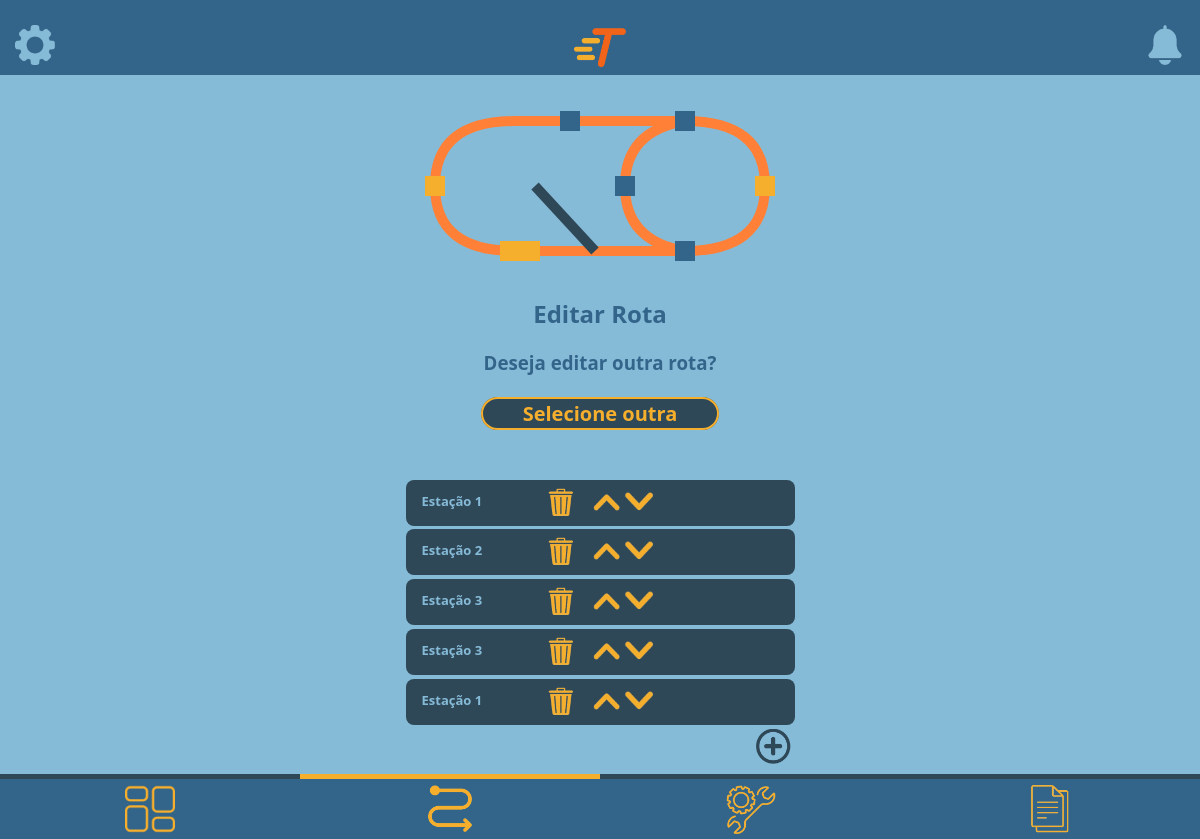
Screenshot of /sistema/private/user/gerenciadorDeRotas/editarRotas.php?id=1 (signed in) with the database file from the repository.
### tables this page shows
CREATE TABLE rotasEstacoes(
	idRota INT NOT NULL,
    idEstacao INT NOT NULL,
    ordem INT NOT NULL DEFAULT 1,
    FOREIGN KEY (idRota) REFERENCES rotas(id),
    FOREIGN KEY (idEstacao) REFERENCES estacoes(id),
    PRIMARY KEY (idRota, idEstacao, ordem)
);

### sistema/private/user/gerenciadorDeRotas/editarRotas.php (the view, shortened to what this page needs)
<?php
include '../../conexao/conexao.php';
$idRota = $_GET['id'];
$sqlRotas = "SELECT idRota, idEstacao, ordem FROM rotasEstacoes WHERE idRota = $idRota ORDER BY ordem";
$resultRotas = $conn->query($sqlRotas);
$estacoesMapa = [];
$resultRotas2 = $conn->query($sqlRotas);
$i = 0;
$CES = false;
$CEI = false;
$RCI = false;
$CDI = false;
$CDS = false;
$RCS = false;
$RES = false;
$RCC = false;
$CCI = false;
$CCS = false;
while($row = $resultRotas2->fetch_assoc()){
    $estacoesMapa[$i] = $row['idEstacao'];
    if($i > 0){
        if(($estacoesMapa[$i - 1] == 1 && $estacoesMapa[$i] == 2) || ($estacoesMapa[$i - 1] == 2 && $estacoesMapa[$i] == 1)) $CEI = true;
        if(($estacoesMapa[$i - 1] == 2 && $estacoesMapa[$i] == 3) || ($estacoesMapa[$i - 1] == 3 && $estacoesMapa[$i] == 2)) {$CES = true; $RES = true; $RCS = true;$CDS = true;}
        if($estacoesMapa[$i - 1] == 3 && $estacoesMapa[$i] == 3) {$CCI = true;$CCS = true;$CDI = true;$CDS = true;}
        if(($estacoesMapa[$i - 1] == 3 && $estacoesMapa[$i] == 1) || ($estacoesMapa[$i - 1] == 1 && $estacoesMapa[$i] == 3)) {$CDI = true;$RCI = true;}
    }
    $i++;
}
?>
<!DOCTYPE html>
<html lang="pt-BR">
<head>
    <link rel="stylesheet" href="../../../style/style.css">
</head>
<body>
<header class="headerPrincipal">
    <a href="../../../private/<?php if($_SESSION['tipo'] == 'admin'){echo 'admin/config/configAdmin.php';} else {echo 'user/config/configFuncionario.php';}?>"><img src="../../../assets/icons/header/engrenagemIcone.png" alt="Configurações"></a>
    <img src="../../../assets/logos/logoPequena.png" alt="Logo">
    <a href="../alertas.php"><img src="../../../assets/icons/header/sinoIcone.png" alt="Notificações"></a>
</header>
    <main>
        <div id="mapa" class="flexCentro">
            <svg id="svgMapaEditar">
                <path id="linhaCES" class="linhaMapa <?php if($CES){echo 'linhaMapaSelecionada';} ?>" d="M 10 75 Q 10 10 90 10" />
                <path id="linhaCEI" class="linhaMapa <?php if($CEI){echo 'linhaMapaSelecionada';} ?>" d="M 90 140 Q 10 140 10 75" />
                <path id="linhaRCI" class="linhaMapa <?php if($RCI){echo 'linhaMapaSelecionada';} ?>" d="M 90 140 260 140" />
                <path id="linhaCDI" class="linhaMapa <?php if($CDI){echo 'linhaMapaSelecionada';} ?>" d="M 260 140 Q 340 140 340 75" />
                <path id="linhaCDS" class="linhaMapa <?php if($CDS){echo 'linhaMapaSelecionada';} ?>" d="M 340 75 Q 340 10 260 10" />
                <path id="linhaRCS" class="linhaMapa <?php if($RCS){echo 'linhaMapaSelecionada';} ?>" d="M 145 10 260 10" />
                <path id="linhaRES" class="linhaMapa <?php if($RES){echo 'linhaMapaSelecionada';} ?>" d="M 90 10 145 10" />
                <path id="linhaRCC" class="linhaMapa <?php if($RCC){echo 'linhaMapaSelecionada';} ?>" d="M 170 140 110 75" />
                <path id="linhaCCI" class="linhaMapa <?php if($CCI){echo 'linhaMapaSelecionada';} ?>" d="M 260 140 Q 200 130 200 75" />
                <path id="linhaCCS" class="linhaMapa <?php if($CCS){echo 'linhaMapaSelecionada';} ?>" d="M 260 10 Q 200 20 200 75" />
                <rect x="135" y="00" width="20" height="20" class="quadradoMapa"/>
                <rect x="250" y="00" width="20" height="20" class="quadradoMapa"/>
                <rect x="330" y="65" width="20" height="20" class="quadradoMapaAmarelo"/>
                <rect x="190" y="65" width="20" height="20" class="quadradoMapa"/>
                <rect x="250" y="130" width="20" height="20" class="quadradoMapa"/>
                <rect x="75" y="130" width="40" height="20" class="quadradoMapaAmarelo"/>
                <rect x="0" y="65" width="20" height="20" class="quadradoMapaAmarelo"/>
            </svg>
        </div>
        <h2 class="tituloAzul" id="tituloPagina">Editar Rota</h2>
        <h3 class="textoCentral, tituloAzul">Deseja editar outra rota? <br> <br>
            <a class="textoAzulEscuro, botaoAmarelo" href="gerenciarRotas.php">Selecione outra</a>
        </h3>
        <div class="gridCentro">
            <div id="listaEstacoes">
                <?php
                while($row = $resultRotas->fetch_assoc()){
                    echo "<div class='estacoes'>
                    <div class='flex'>
                        <h3 class='textoAzul'>Estação {$row['idEstacao']}</h3>
                        <div class='flex'>
                            <a href='deletarEstacao.php?idRota={$row['idRota']}&ordem={$row['ordem']}' class='botaoSumir'><img src='../../../assets/icons/dashboard/deletar.png' class='iconeEditarEstacao' alt=''></a>
                            <a href='mudarPosEstacao_safe.php?idEstacao={$row['idEstacao']}&idRota={$row['idRota']}&ordemAtual={$row['ordem']}&operacao=subir' class='botaoSumir'><img src='../../../assets/icons/dashboard/irParaCima.png' class='moverEstacoesCima' alt=''></a>
                            <a href='mudarPosEstacao_safe.php?idEstacao={$row['idEstacao']}&idRota={$row['idRota']}&ordemAtual={$row['ordem']}&operacao=descer'><img src='../../../assets/icons/dashboard/irParaBaixo.png' class='moverEstacoesBaixo' alt=''></a>
                        </div>
                    </div>
                </div>";
                }
                ?>
            </div>
            <a href="inserirEstacaoRota.php?idRota=<?= $idRota ?>"><img class="iconeAddRota" src="../../../assets/icons/dashboard/botaoAdd.png" alt="Botão add rotas"></a>
        </div>
    <div class="espacoFooterPrincipal"></div>
    </main>
    <footer class="footerPrincipal">
        <div class="barraLinhaSelecao">
            <div class="linhaAmarela linhaPos2"></div>
        </div>
        <div class="navbar">
            <a href="../../../private/user/dashboard/dashboard.php"><img
                    src="../../../assets/icons/footer/dashboardIcone.png" alt="Dashboard"></a>
            <a href=""><img src="../../../assets/icons/footer/rotasIcone.png" alt="Rotas"></a>
            <a href="../manutencao/manutencao.php"><img src="../../../assets/icons/footer/manutencaoIcone.png"
                    alt="Manutenção"></a>
            <a href="../relatorios/relatorios.php"><img src="../../../assets/icons/footer/relatoriosIcone.png"
                    alt="Relatórios"></a>
        </div>
    </footer>
</body>
</html>

### sistema/style/style.css (style rules this page uses)
:root { --corAzulNormal: #33658a; --corAzulEscuro: #2f4858; --corAmarelo: #f6ae2d; --corAzulClaro: #86bbd8; --fonte-Segoe: 'Segoe UI', Tahoma, Geneva, Verdana, sans-serif; --fonte-OpenSans: OpenSans, Arial, Helvetica, sans-serif; --corLaranja: #f26419; }
.flex { display: flex; }
.flexCentro { display: flex; justify-content: center; align-items: center; }
.gridCentro { padding-top: 30px; display: grid; justify-content: center; }
.tituloAzul { color: var(--corAzulNormal); text-align: center; }
body { background-color: var(--corAzulClaro); margin: 0; min-height: 100vh; font-family: var(--fonte-Segoe); }
.headerPrincipal { background-color: var(--corAzulNormal); display: flex; justify-content: space-between; align-items: center; position: relative; padding: 25px 15px 5px 15px; }
.headerPrincipal img { height: 40px; }
.espacoFooterPrincipal { height: 70px; }
.footerPrincipal { position: fixed; width: 100%; bottom: 0; }
.footerPrincipal .navbar { background-color: var(--corAzulNormal); justify-content: center; display: flex; }
.navbar img { margin: 5px 17px; height: 50px; }
.navbar a { width: 25%; display: flex; justify-content: center; }
.barraLinhaSelecao { background-color: var(--corAzulEscuro); }
.linhaAmarela { background-color: var(--corAmarelo); padding-top: 5px; }
.linhaPos2 { margin-left: 25%; margin-right: 50%; }
.botaoSumir { background: transparent; border: none; padding: 0; margin: 0; display: inline-flex; align-items: center; justify-content: center; width: auto; height: auto; line-height: 0; cursor: pointer; }
.botaoSumir img { display: block; pointer-events: none; }
.botaoAmarelo { text-decoration: none; color: var(--corAmarelo); font-weight: bold; background-color: var(--corAzulEscuro); font-size: 20px; padding: 1px 40px; border: solid 2px var(--corAmarelo); border-radius: 20px; cursor: pointer; }
.estacoes { background-color: var(--corAzulEscuro); margin: 1% auto; height: auto; border-radius: 8px; width: 365px; display: flex; justify-content: space-between; align-items: center; padding: 8px 12px; }
.textoAzul { color: var(--corAzulClaro); margin: 4px; width: auto; font-size: 14px; font-weight: 600; flex-shrink: 0; }
.iconeEditarEstacao { height: 30px; width: 30px; margin: 0 10px; cursor: pointer; padding-left: 50px; }
.iconeAddRota { height: 40px; width: 40px; padding-left: 90%; cursor: pointer; }
.moverEstacoesCima { height: 22px; width: 35px; background-color: var(--corAzulEscuro); cursor: pointer; padding-left: 17%; }
.moverEstacoesBaixo { height: 25px; width: 37px; background-color: var(--corAzulEscuro); cursor: pointer; }
.iconeAddRota { height: 35px; width: 35px; }
.textoAzul { font-size: 13px; }
#mapa { margin: 3% 0; }
svg { width: 350px; height: 150px; }

### rows the page displays
rotasestacoes: idEstacao "1"
rotasestacoes: idEstacao "2"
rotasestacoes: idEstacao "3"
rotasestacoes: idEstacao "3"
rotasestacoes: idEstacao "1"
